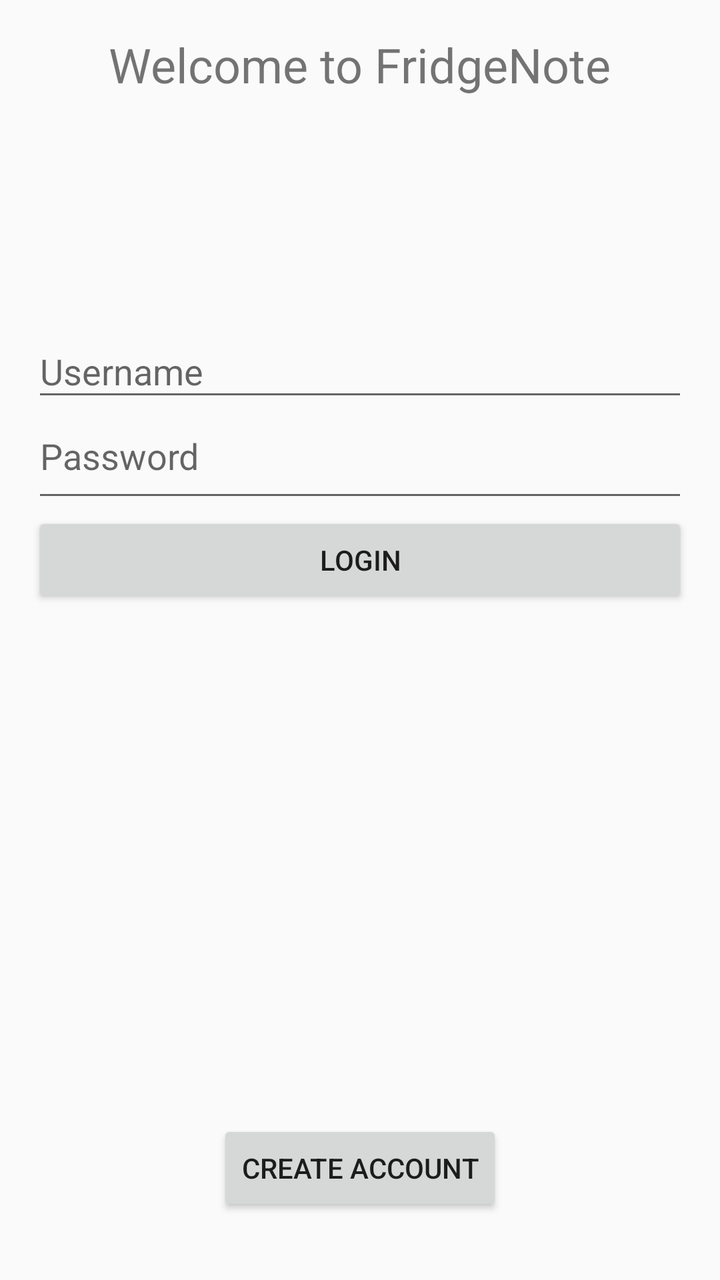
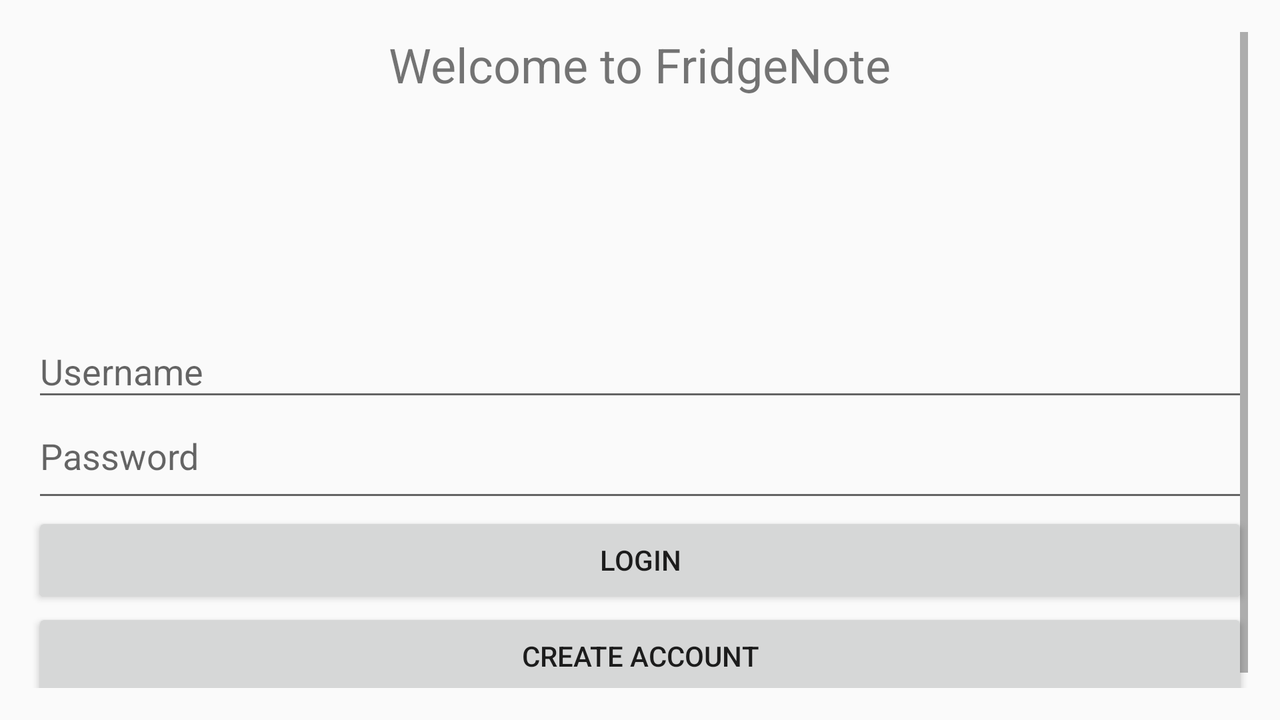

The same Android screen from two of the app's own layout files: first res/layout/ as a phone draws it, then the repository's variant for another configuration, drawn on a device whose configuration selects that folder. Both files follow.
<!-- AndroidManifest.xml: application theme Theme.AppCompat.Light.DarkActionBar -->
<!-- res/layout/activity_login.xml -->
<androidx.constraintlayout.widget.ConstraintLayout xmlns:android="http://schemas.android.com/apk/res/android"
    android:layout_width="match_parent"
    android:layout_height="match_parent"
    xmlns:app="http://schemas.android.com/apk/res-auto"
    android:padding="16dp">

    <TextView
        android:id="@+id/welcomeTextView"
        android:layout_width="wrap_content"
        android:layout_height="wrap_content"
        android:text="@string/welcome_message"
        android:textSize="24sp"
        android:paddingBottom="16dp"
        app:layout_constraintTop_toTopOf="parent"
        app:layout_constraintStart_toStartOf="parent"
        app:layout_constraintEnd_toEndOf="parent" />

    <ImageView
        android:id="@+id/logoImageView"
        android:layout_width="wrap_content"
        android:layout_height="99dp"
        android:paddingBottom="32dp"
        android:src="@drawable/app_logo"
        app:layout_constraintTop_toBottomOf="@id/welcomeTextView"
        app:layout_constraintStart_toStartOf="parent"
        app:layout_constraintEnd_toEndOf="parent" />

    <EditText
        android:id="@+id/username"
        android:layout_width="0dp"
        android:layout_height="wrap_content"
        android:hint="@string/username_hint"
        android:paddingBottom="8dp"
        app:layout_constraintTop_toBottomOf="@id/logoImageView"
        app:layout_constraintStart_toStartOf="parent"
        app:layout_constraintEnd_toEndOf="parent" />

    <EditText
        android:id="@+id/password"
        android:layout_width="0dp"
        android:layout_height="wrap_content"
        android:hint="@string/password_hint"
        android:inputType="textPassword"
        android:paddingBottom="16dp"
        app:layout_constraintTop_toBottomOf="@id/username"
        app:layout_constraintStart_toStartOf="parent"
        app:layout_constraintEnd_toEndOf="parent" />

    <Button
        android:id="@+id/login_button"
        android:layout_width="0dp"
        android:layout_height="wrap_content"
        android:text="@string/login_button"
        app:layout_constraintTop_toBottomOf="@id/password"
        app:layout_constraintStart_toStartOf="parent"
        app:layout_constraintEnd_toEndOf="parent" />

    <Button
        android:id="@+id/create_account_button"
        android:layout_width="wrap_content"
        android:layout_height="wrap_content"
        android:layout_marginBottom="16dp"
        android:text="@string/create_account"
        app:layout_constraintBottom_toBottomOf="parent"
        app:layout_constraintEnd_toEndOf="parent"
        app:layout_constraintStart_toStartOf="parent" />

</androidx.constraintlayout.widget.ConstraintLayout>
<!-- resources referenced by this layout -->
<resources>
  <string name="create_account">Create Account</string>
  <string name="login_button">Login</string>
  <string name="password_hint">Password</string>
  <string name="username_hint">Username</string>
  <string name="welcome_message">Welcome to FridgeNote</string>
</resources>
<!-- res/layout-land/activity_login.xml (the repository's variant of the layout above) -->
<!-- drawn on the phone turned sideways -->
<androidx.constraintlayout.widget.ConstraintLayout xmlns:android="http://schemas.android.com/apk/res/android"
    xmlns:app="http://schemas.android.com/apk/res-auto"
    xmlns:tools="http://schemas.android.com/tools"
    android:layout_width="match_parent"
    android:layout_height="match_parent"
    android:padding="16dp">

    
    <ScrollView
        android:layout_width="0dp"
        android:layout_height="0dp"
        app:layout_constraintTop_toTopOf="parent"
        app:layout_constraintBottom_toBottomOf="parent"
        app:layout_constraintStart_toStartOf="parent"
        app:layout_constraintEnd_toEndOf="parent">

        <LinearLayout
            android:layout_width="match_parent"
            android:layout_height="wrap_content"
            android:orientation="vertical"
            android:gravity="center_horizontal">

            <TextView
                android:id="@+id/welcomeTextView"
                android:layout_width="wrap_content"
                android:layout_height="wrap_content"
                android:text="@string/welcome_message"
                android:textSize="24sp"
                android:paddingBottom="16dp"
                android:layout_gravity="center_horizontal" />

            <ImageView
                android:id="@+id/logoImageView"
                android:layout_width="wrap_content"
                android:layout_height="99dp"
                android:paddingBottom="32dp"
                android:src="@drawable/app_logo"
                android:layout_gravity="center_horizontal" />

            <EditText
                android:id="@+id/username"
                android:layout_width="match_parent"
                android:layout_height="wrap_content"
                android:hint="@string/username_hint"
                android:paddingBottom="8dp" />

            <EditText
                android:id="@+id/password"
                android:layout_width="match_parent"
                android:layout_height="wrap_content"
                android:hint="@string/password_hint"
                android:inputType="textPassword"
                android:paddingBottom="16dp" />

            <Button
                android:id="@+id/login_button"
                android:layout_width="match_parent"
                android:layout_height="wrap_content"
                android:text="@string/login_button" />

            <Button
                android:id="@+id/create_account_button"
                android:layout_width="match_parent"
                android:layout_height="wrap_content"
                android:text="@string/create_account" />

        </LinearLayout>
    </ScrollView>

</androidx.constraintlayout.widget.ConstraintLayout>
